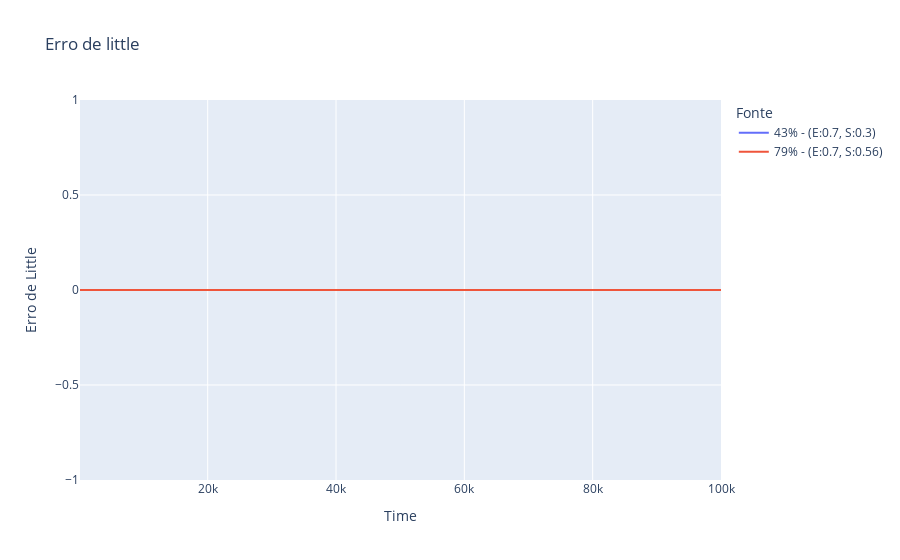

Here is the notebook cell this chart was saved with:
### Code cell
fig = px.line(df_combined, x='Time', y="Erro de Little",color='Fonte', title='Erro de little')
fig.show()

### Figure 1 — Plotly figure (JSON) as saved in the notebook; plotly's stock layout.template omitted (floating-point values rounded to 4 significant figures; data arrays with more than 128 entries replaced by an {"elided": "..."} marker saying what was removed)
{"data": [{"hovertemplate": "Fonte=43% - (E:0.7, S:0.3)<br>Time=%{x}<br>Erro de Little=%{y}<extra></extra>", "legendgroup": "43% - (E:0.7, S:0.3)", "line": {"color": "#636efa", "dash": "solid"}, "marker": {"symbol": "circle"}, "mode": "lines", "name": "43% - (E:0.7, S:0.3)", "showlegend": true, "type": "scattergl", "x": {"elided": "1000 int values"}, "xaxis": "x", "y": {"elided": "1000 int values"}, "yaxis": "y"}, {"hovertemplate": "Fonte=79% - (E:0.7, S:0.56)<br>Time=%{x}<br>Erro de Little=%{y}<extra></extra>", "legendgroup": "79% - (E:0.7, S:0.56)", "line": {"color": "#EF553B", "dash": "solid"}, "marker": {"symbol": "circle"}, "mode": "lines", "name": "79% - (E:0.7, S:0.56)", "showlegend": true, "type": "scattergl", "x": {"elided": "1000 int values"}, "xaxis": "x", "y": {"elided": "1000 int values"}, "yaxis": "y"}], "layout": {"legend": {"title": {"text": "Fonte"}, "tracegroupgap": 0}, "title": {"text": "Erro de little"}, "xaxis": {"anchor": "y", "domain": [0, 1], "title": {"text": "Time"}}, "yaxis": {"anchor": "x", "domain": [0, 1], "title": {"text": "Erro de Little"}}}}
